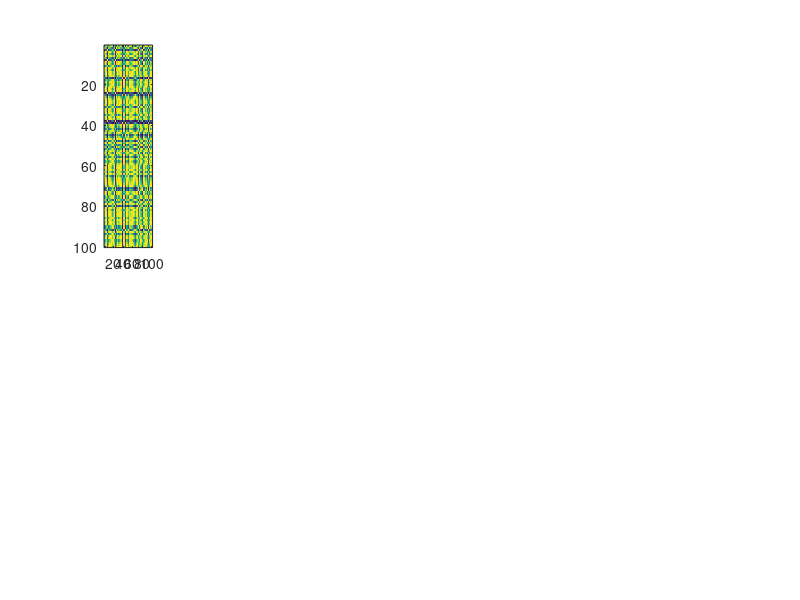

MATLAB code to generate this figure: (Note: this script raises an error after producing the figure.)
%% Initialisation and ground truth
%Create matrice Image
%Create matrice W (pixel distance)
%Compute true USV for later comparison
clear all;

N = 10;

I = randn(N,N);

W = zeros(N*N,N*N);

sigma = 2;

[p,q] = meshgrid(1:N,1:N);
correspondances = [p(:),q(:)];
Icorr = I(sub2ind(size(I),correspondances(:,1),correspondances(:,2)));

for i = 1:N*N
    for j = 1:N*N
        W(i,j) = exp(-abs(Icorr(i)-Icorr(j))^2/sigma^2);
    end
end

imagesc(W);
pause(0.1);
tic
[U,S,V] = svd(W);
toc
%%
% Store all the possible correspondances
% Draw nbAff random correspondances
% Store the correspondances in randPixels
% Store the indexes
subplot(2,7,1)
imagesc(abs(U*S*V'));
freezeColors();
subplot(2,7,8);
imagesc(abs(U*S*V'-U*S*V'));

for i = 1:5
    clear S2 V2;
    nbAff = 100;
    nbEigen = ((i-1)*2)+1;
    tic
    [S2,V2] = getNystromApproximation(I,nbEigen,nbAff,sigma);
    toc

    S2 = real(S2);
    V2 = real(V2);

    subplot(2,7,i+1);
    imagesc(abs(V2*S2(1:nbEigen,1:nbEigen)*V2'));
    freezeColors();
    subplot(2,7,i+8);
    imagesc(abs(V2*S2(1:nbEigen,1:nbEigen)*V2' - U*S*V'));
    
    difference = single(V2*S2(1:nbEigen,1:nbEigen)*V2') - single(U*S*V');
    squaredError = difference .^ 2;
    meanSquaredError = sum(squaredError(:)) / numel(V2*S2(1:nbEigen,1:nbEigen)*V2');
    rmsError(i) = sqrt(meanSquaredError);
end